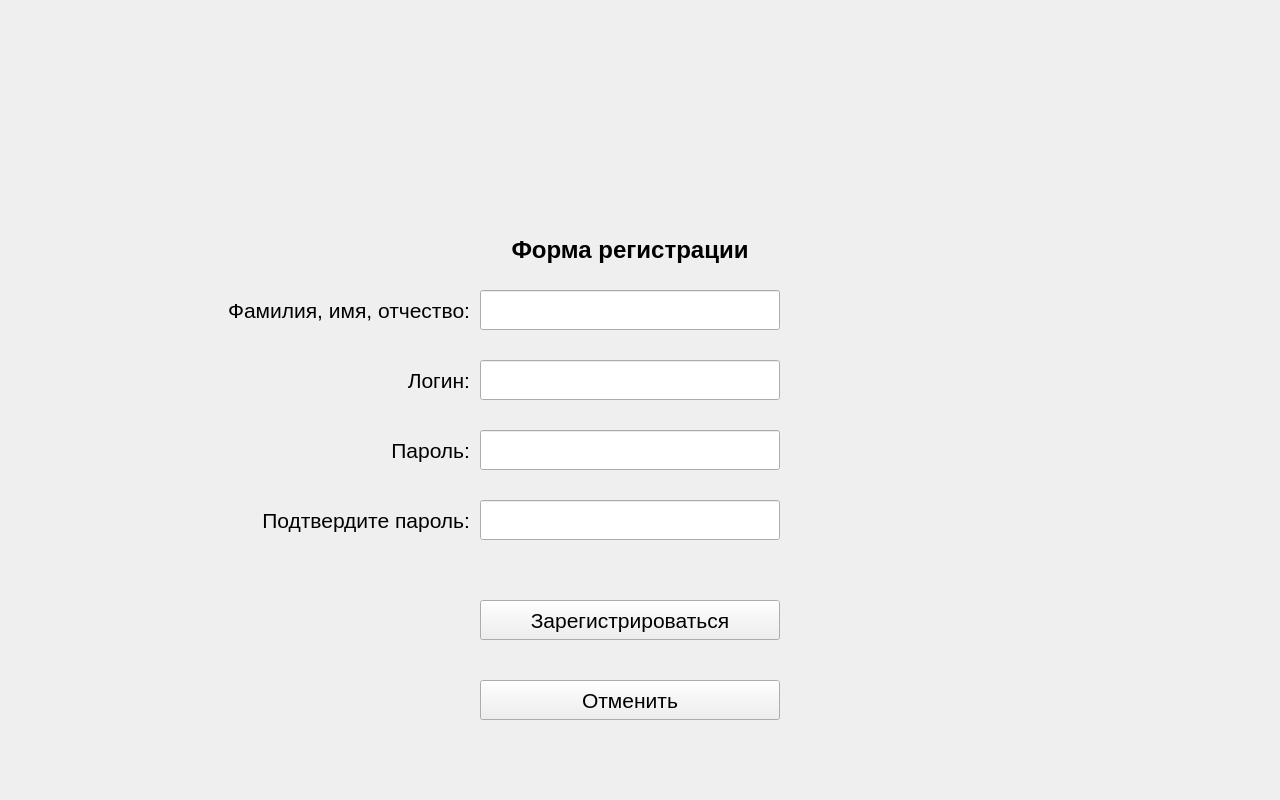
<?xml version="1.0" encoding="UTF-8"?>
<ui version="4.0">
 <class>UsersRegistrationPage</class>
 <widget class="QWidget" name="UsersRegistrationPage">
  <property name="geometry">
   <rect>
    <x>0</x>
    <y>0</y>
    <width>1280</width>
    <height>800</height>
   </rect>
  </property>
  <property name="windowTitle">
   <string>Form</string>
  </property>
  <widget class="QLineEdit" name="lineEditFIO">
   <property name="geometry">
    <rect>
     <x>480</x>
     <y>290</y>
     <width>300</width>
     <height>40</height>
    </rect>
   </property>
  </widget>
  <widget class="QLineEdit" name="lineEditLogin">
   <property name="geometry">
    <rect>
     <x>480</x>
     <y>360</y>
     <width>300</width>
     <height>40</height>
    </rect>
   </property>
  </widget>
  <widget class="QLineEdit" name="lineEditPassword">
   <property name="geometry">
    <rect>
     <x>480</x>
     <y>430</y>
     <width>300</width>
     <height>40</height>
    </rect>
   </property>
   <property name="echoMode">
    <enum>QLineEdit::Password</enum>
   </property>
  </widget>
  <widget class="QLineEdit" name="lineEditConfirmPassword">
   <property name="geometry">
    <rect>
     <x>480</x>
     <y>500</y>
     <width>300</width>
     <height>40</height>
    </rect>
   </property>
   <property name="echoMode">
    <enum>QLineEdit::Password</enum>
   </property>
  </widget>
  <widget class="QLabel" name="labelWelcome">
   <property name="geometry">
    <rect>
     <x>480</x>
     <y>230</y>
     <width>300</width>
     <height>40</height>
    </rect>
   </property>
   <property name="font">
    <font>
     <pointsize>18</pointsize>
     <weight>75</weight>
     <bold>true</bold>
    </font>
   </property>
   <property name="text">
    <string>Форма регистрации</string>
   </property>
   <property name="alignment">
    <set>Qt::AlignCenter</set>
   </property>
  </widget>
  <widget class="QLabel" name="labelFIO">
   <property name="geometry">
    <rect>
     <x>219</x>
     <y>290</y>
     <width>251</width>
     <height>40</height>
    </rect>
   </property>
   <property name="font">
    <font>
     <pointsize>16</pointsize>
    </font>
   </property>
   <property name="text">
    <string>Фамилия, имя, отчество:</string>
   </property>
   <property name="alignment">
    <set>Qt::AlignRight|Qt::AlignTrailing|Qt::AlignVCenter</set>
   </property>
  </widget>
  <widget class="QLabel" name="labelLogin">
   <property name="geometry">
    <rect>
     <x>270</x>
     <y>360</y>
     <width>200</width>
     <height>40</height>
    </rect>
   </property>
   <property name="font">
    <font>
     <pointsize>16</pointsize>
    </font>
   </property>
   <property name="text">
    <string>Логин:</string>
   </property>
   <property name="alignment">
    <set>Qt::AlignRight|Qt::AlignTrailing|Qt::AlignVCenter</set>
   </property>
  </widget>
  <widget class="QLabel" name="labelPassword">
   <property name="geometry">
    <rect>
     <x>270</x>
     <y>430</y>
     <width>200</width>
     <height>40</height>
    </rect>
   </property>
   <property name="font">
    <font>
     <pointsize>16</pointsize>
    </font>
   </property>
   <property name="text">
    <string>Пароль:</string>
   </property>
   <property name="alignment">
    <set>Qt::AlignRight|Qt::AlignTrailing|Qt::AlignVCenter</set>
   </property>
  </widget>
  <widget class="QLabel" name="labelConfirmPassword">
   <property name="geometry">
    <rect>
     <x>239</x>
     <y>500</y>
     <width>231</width>
     <height>40</height>
    </rect>
   </property>
   <property name="font">
    <font>
     <pointsize>16</pointsize>
    </font>
   </property>
   <property name="text">
    <string>Подтвердите пароль:</string>
   </property>
   <property name="alignment">
    <set>Qt::AlignRight|Qt::AlignTrailing|Qt::AlignVCenter</set>
   </property>
  </widget>
  <widget class="QPushButton" name="pushButtonRegister">
   <property name="geometry">
    <rect>
     <x>480</x>
     <y>600</y>
     <width>300</width>
     <height>40</height>
    </rect>
   </property>
   <property name="font">
    <font>
     <pointsize>16</pointsize>
    </font>
   </property>
   <property name="text">
    <string>Зарегистрироваться</string>
   </property>
  </widget>
  <widget class="QPushButton" name="pushButtonCancel">
   <property name="geometry">
    <rect>
     <x>480</x>
     <y>680</y>
     <width>300</width>
     <height>40</height>
    </rect>
   </property>
   <property name="font">
    <font>
     <pointsize>16</pointsize>
    </font>
   </property>
   <property name="text">
    <string>Отменить</string>
   </property>
  </widget>
 </widget>
 <resources/>
 <connections/>
</ui>
